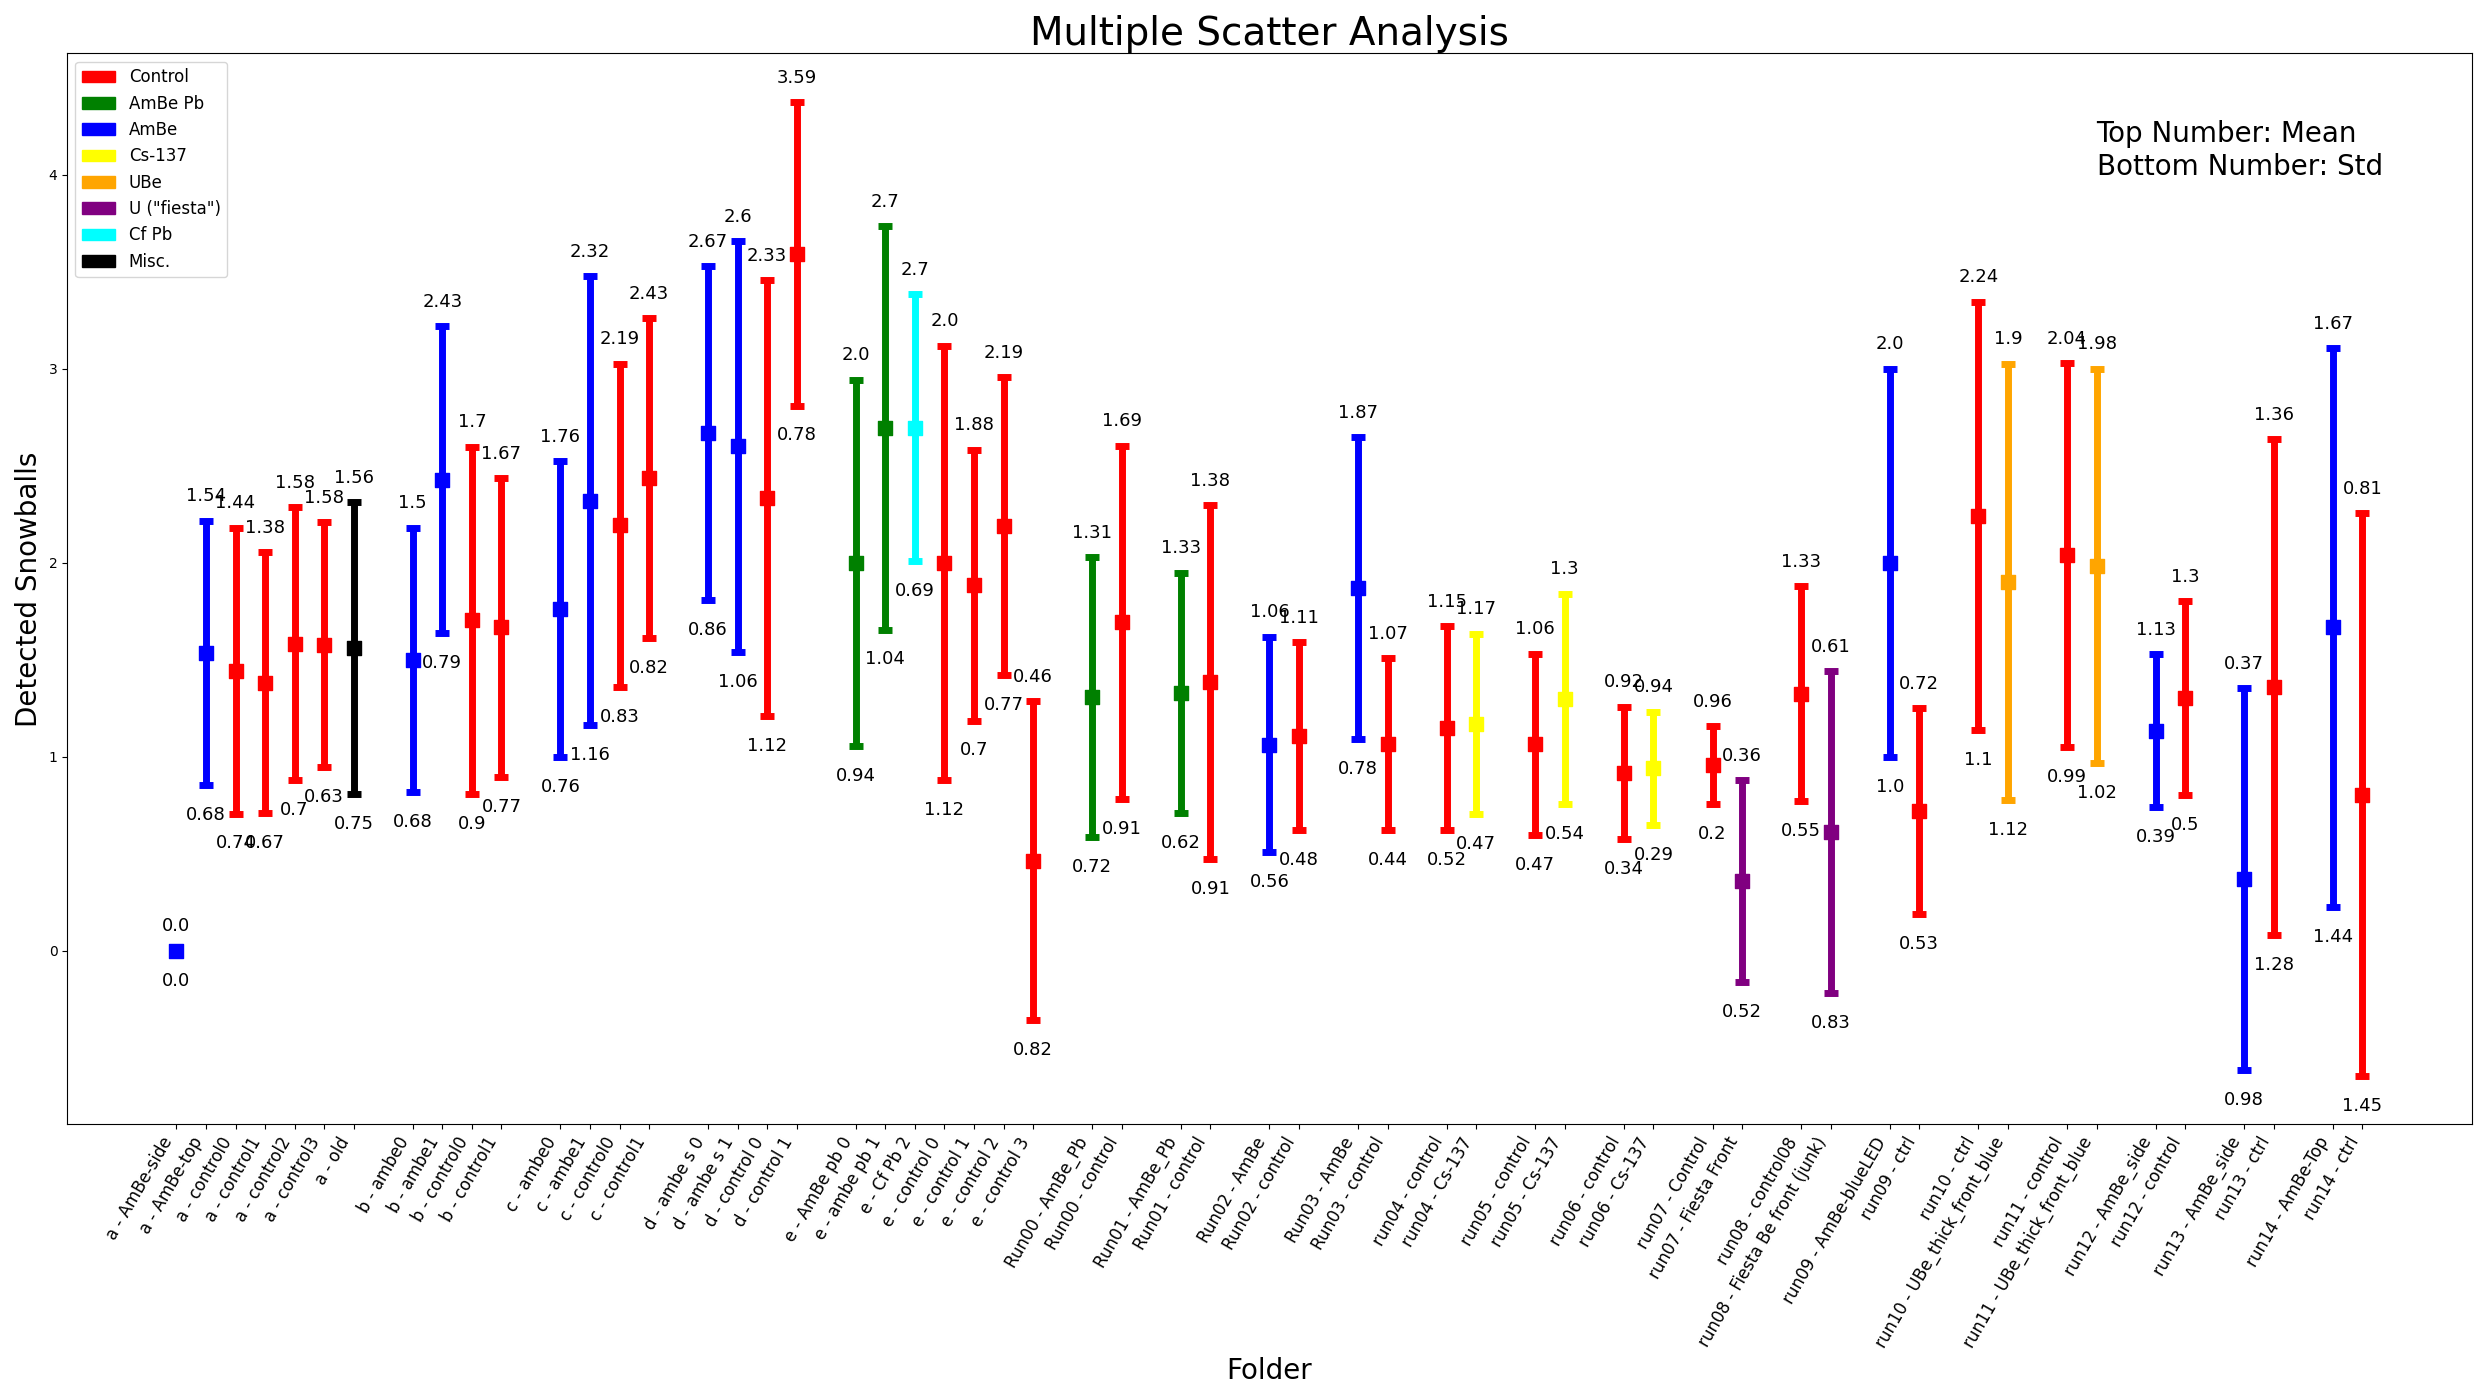

Recreate this plot in Python.
import csv
from cv2 import FONT_HERSHEY_COMPLEX, rotate
import numpy as np
import matplotlib.pyplot as plt
from matplotlib.patches import Polygon
import matplotlib.patches as mpatches
resultsDoc = open('resultsDoc2.csv','r')
headings,d = [],[]
x=[]
t=0
fig = plt.figure(figsize=(140/5.63,14))
groupT = ''
g=0
xLabels = []
z=[]
fileQ = ['c*tr*l','ambe','ambe*pb','cs*137','fiesta','UBe','cf*pb']
sourceLabels = ['Control','AmBe Pb','AmBe','Cs-137','UBe','U (\"fiesta\")','Cf Pb','Misc.']
name = [['control','ctrl'], ['AmBe Pb','ambepb','ambe_pb'],['AmBe'], ['Cs137','cs 137','cs-137'], ['UBe'],['fiesta'],['CfPb','Cf Pb'],['filler']]
Colors = ['red','green','blue','yellow','orange','purple','cyan','black']
for i in resultsDoc.readlines()[2::2]:
    i = i.split(',')
    source,group = i[:2]
    if groupT != group:
        g=1-g
        t += 3
        # if group[-2:] == '00':
        #     t=-30
    groupT = group
    # y = [int(j)for j in i[4:]]
    y = [int(j)for j in i[4:]if 0<int(j)<4]
    xLabels.append(group+' - '+source+'('+str(len(y))+')')
    # x = [t]*len(y)
    ymean,yerr = np.mean(y),np.std(y)
    s = 0
    backOut = 0
    for s,n in zip(Colors,name):
        for eachN in n:
            if eachN.lower() in source.lower():
                backOut = 1
                break
        if backOut:break
    print(s)
    plt.scatter(t,ymean,100,s,'s')
    plt.errorbar(t,ymean,yerr,0,elinewidth=5,capsize=5,capthick=5,ecolor=s,linewidth=10,ms=10)
    plt.text(t,ymean+yerr+.1,str(round(ymean,2)),ha='center',fontsize=13)
    plt.text(t,ymean-yerr-.18,str(round(yerr,2)),ha='center',fontsize=13)
    z.append(t)
    t += 1
plt.xticks(z,xLabels,rotation=60,fontsize=12,ha='right')
plt.legend(handles=[mpatches.Patch(color=thisColor,label=aLabel)for thisColor,aLabel in zip(Colors,sourceLabels)],loc=2,fontsize=12)
plt.ylabel('Detected Snowballs',fontsize=20)
plt.xlabel('Folder',fontsize=20)
plt.title('Multiple Scatter Analysis',fontsize=28)
plt.text(t-10,4,'Top Number: Mean\nBottom Number: Std',fontsize=20)
plt.tight_layout()
plt.savefig('resultsAnalysis41.png')